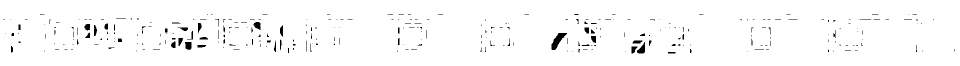
#> input picture backend/python/temp_ocr/line_12.jpg, 1920 x 132 px (shown at 1/2 size); its folder holds only this picture in this run
$ python temp.py
#> lines starting #> are read from the running program, lines starting #| are printed output that depends on the picture; after the words box and inside, x2 and y2 are one past the last pixel; in counts of white or black regions, pixels touching at a corner belong together
def enhance_images_in_folder(folder_path="temp_ocr"):
    """
    Enhance all images in a folder to improve OCR quality and replace the original files.

    Args:
        folder_path: Path to folder containing images (default: "temp_ocr")

    Returns:
        int: Number of processed images
    """
#> called with folder_path = 'temp_ocr'
    import cv2
    import numpy as np
    import os
    from PIL import Image, ImageEnhance
    from pathlib import Path

    # Check if folder exists
    if not os.path.exists(folder_path):
        print(f"Folder {folder_path} not found.")
        return 0

    # Get all image files in the folder
    image_extensions = ['.jpg', '.jpeg', '.png', '.bmp', '.tiff']
    image_files = []
    for ext in image_extensions:
        image_files.extend(Path(folder_path).glob(f"*{ext}"))

    if not image_files:
        print(f"No image files found in {folder_path}")
        return 0

    processed_count = 0

    # Process each image
    for img_path in image_files:
        try:
            # Read the image
            img_path_str = str(img_path)
            image = cv2.imread(img_path_str)
#> image is the input picture: shape (132, 1920, 3); min 0, max 255, mean 249.7
            if image is None:
                print(f"Could not read image from {img_path}, skipping.")
                continue

            # Step 1: Increase resolution
            scale_factor = 3.0
            image = cv2.resize(image, None, fx=scale_factor, fy=scale_factor, interpolation=cv2.INTER_CUBIC)
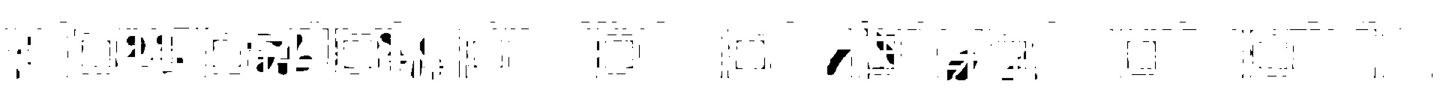
#> image: shape (396, 5760, 3) (shown at 1/4 size); min 0, max 255, mean 249.5

            # Step 2: Convert to grayscale
            gray = cv2.cvtColor(image, cv2.COLOR_BGR2GRAY)

            # Step 3: Apply adaptive thresholding to improve contrast
            thresh = cv2.adaptiveThreshold(gray, 255, cv2.ADAPTIVE_THRESH_GAUSSIAN_C,
                                          cv2.THRESH_BINARY, 11, 2)
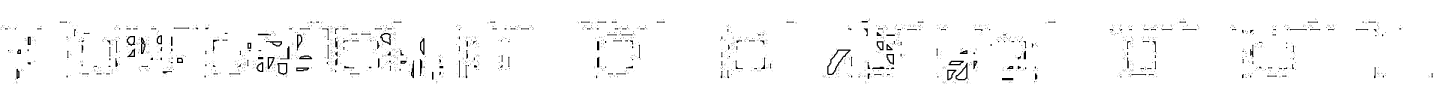
#> thresh: shape (396, 5760) (shown at 1/4 size); 97.9% white; 1946 black regions (1652 under 20 px), largest, box (x1, y1, x2, y2) and area: (3309, 198, 3403, 300) 1492, (3822, 251, 3871, 321) 872, (1110, 252, 1149, 301) 713

            # Step 4: Remove noise with median blur
            denoised = cv2.medianBlur(thresh, 3)
#> denoised: shape (396, 5760); 98.1% white; 888 black regions (594 under 20 px), largest, box (x1, y1, x2, y2) and area: (3309, 198, 3403, 300) 1494, (3822, 251, 3871, 321) 874, (1110, 252, 1149, 301) 711

            # Step 5: Sharpen the image
            kernel = np.array([[-1,-1,-1], [-1,9,-1], [-1,-1,-1]])
            sharpened = cv2.filter2D(denoised, -1, kernel)

            # Step 6: Additional enhancements using PIL
            pil_img = Image.fromarray(sharpened)

            # Enhance contrast
            enhancer = ImageEnhance.Contrast(pil_img)
            enhanced_img = enhancer.enhance(2.0)

            # Enhance sharpness again
            enhancer = ImageEnhance.Sharpness(enhanced_img)
            enhanced_img = enhancer.enhance(2.0)

            # Convert back to OpenCV format
            enhanced_cv = np.array(enhanced_img)

            # Apply one more round of adaptive thresholding for better contrast
            if len(enhanced_cv.shape) == 3:
                enhanced_cv = cv2.cvtColor(enhanced_cv, cv2.COLOR_RGB2GRAY)

            final = cv2.adaptiveThreshold(enhanced_cv, 255, cv2.ADAPTIVE_THRESH_GAUSSIAN_C,
                                         cv2.THRESH_BINARY, 11, 2)

            # Save the enhanced image, replacing the original
            cv2.imwrite(img_path_str, final)
            processed_count += 1
            print(f"Enhanced and replaced: {img_path}")

        except Exception as e:
            print(f"Error enhancing {img_path}: {e}")

    print(f"Enhanced and replaced {processed_count} out of {len(image_files)} images")
    return

enhance_images_in_folder()
